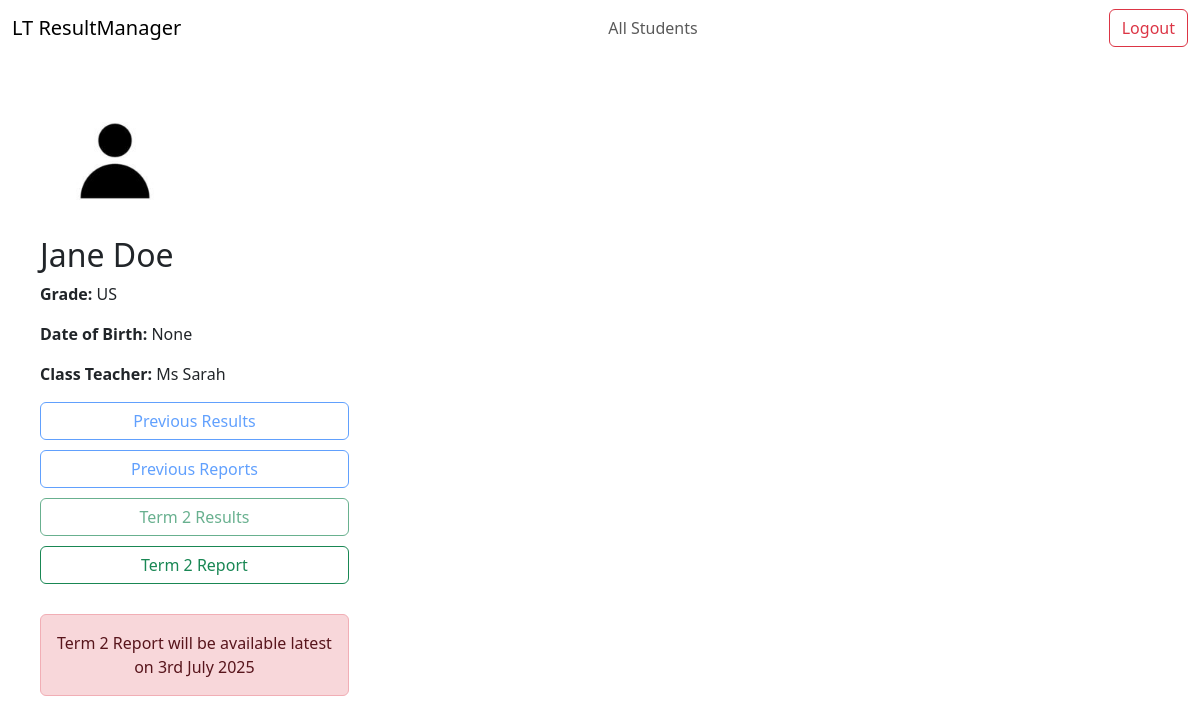
Screenshot of /students/12/ (signed in) with the database file from the repository.
### main/models.py (models this page shows, shortened)
class Student(models.Model):
    first_name = models.CharField(max_length=50)
    surname = models.CharField(max_length=50)
    dob = models.DateField(blank=True, null=True)
    grade = models.CharField(max_length=10, choices=GRADE_CHOICES)
    class_teacher = models.ForeignKey(
        "Teacher", on_delete=models.SET_NULL, null=True, related_name='class_students')
    subjects = models.ManyToManyField(
        "Subject", related_name='subject_students', blank=True)
    profile_pic = models.ImageField(
        upload_to='student_pics/', blank=True, null=True)

class Teacher(models.Model):
    user = models.OneToOneField(
        User, on_delete=models.CASCADE, null=True, blank=True)
    name = models.CharField(max_length=50)
    grade = models.CharField(max_length=10, choices=GRADE_CHOICES)
    subjects = models.ManyToManyField(
        "Subject", related_name='subject_teachers', blank=True)
    signature = models.ImageField(
        upload_to='signatures/', blank=True, null=True)

### main/views.py (the view)
@login_required
def student(request, student_id):
    student = get_object_or_404(Student, id=student_id)
    return render(request, 'main/student.html', {'student': student})

### main/templates/main/student.html (shortened to what this page needs)
{% extends "main/base.html" %}
{% load static %}
{% block content %}
<div class="student-report-page" style="display: flex;  margin: 30px 40px;">
    <div class="student-report-profile">
        {% if student.profile_pic %}
        <img src="{{ student.profile_pic.url }}" alt="Profile Picture"
            style="width: 150px; height: 150px; object-fit: cover; border-radius: 10px; margin-right: 30px;">
        {% else %}
        <img src="{% static 'main/images/default_profile_image.jpg' %}" alt="Profile Picture"
            style="width: 150px; height: 150px; object-fit: cover; border-radius: 10px; ">
        {% endif %}
        <div class="student-report-information">
            <h2>{{ student.first_name }} {{ student.surname }}</h2>
            <p><strong>Grade:</strong> {{ student.grade }}</p>
            <p><strong>Date of Birth:</strong> {{ student.dob }}</p>
            <p><strong>Class Teacher:</strong> {{ student.class_teacher.name }}</p>
        </div>
        <div class="report-buttons" style="display: flex; flex-direction: column; gap: 10px; ">
            <button class="btn btn-outline-primary" disabled>Previous Results</button>
            <button class="btn btn-outline-primary" disabled>Previous Reports</button>
            <button class="btn btn-outline-success" disabled>Term 2 Results</button>
            <a href="{% url 'student_report' student.id %}" class="btn btn-outline-success d-none d-md-inline-block"
                role="button">
                Term 2 Report
            </a>
            <div class="alert alert-danger alert-animate" role="alert" style="   margin-top: 20px; text-align: center;">
                Term 2 Report will be available latest <br>on 3rd July 2025
            </div>
        </div>
    </div>
    {% endblock %}

### rows the page displays
Student: first_name "Jane", surname "Doe", grade "US", dob "None", class_teacher.name "Ms Sarah"
